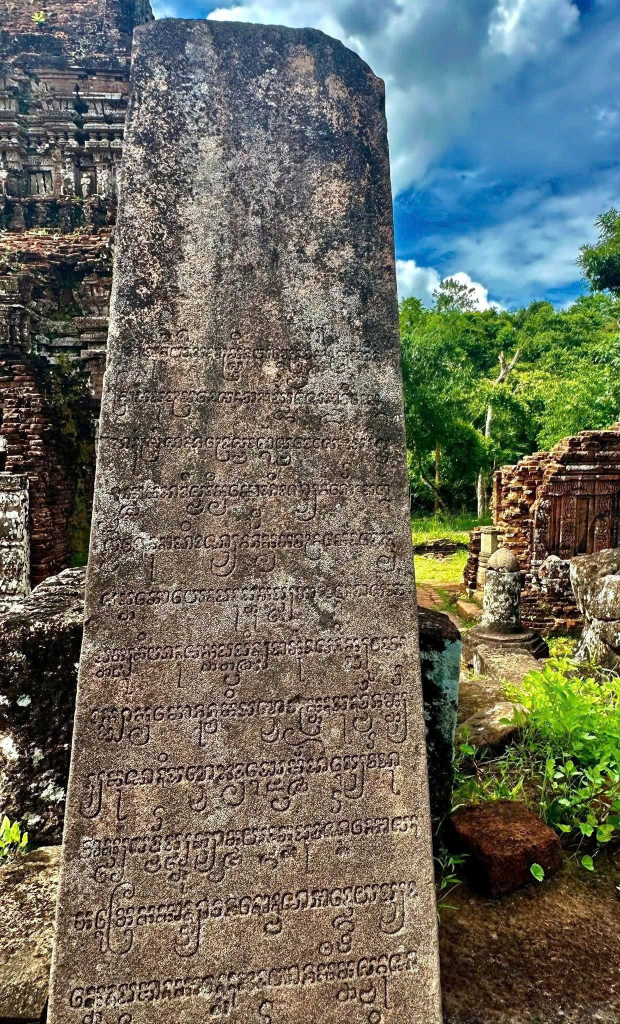
#> input picture python/opencv/AI_ChamPa/outputs/MySon_img_20250915_145049/00_original.jpg, 1240 x 2048 px (shown at 1/2 size)
$ python test.py -i outputs/MySon_img_20250915_145049/00_original.jpg   (older library calls are emulated)
#> lines starting #> are read from the running program, lines starting #| are printed output that depends on the picture; after the words box and inside, x2 and y2 are one past the last pixel; in counts of white or black regions, pixels touching at a corner belong together
import os
import cv2
import argparse
import numpy as np
from datetime import datetime
from pathlib import Path

def ensure_dir(p: Path) -> Path:
    p.mkdir(parents=True, exist_ok=True)
    return p

def save(outdir: Path, name: str, img):
    path = outdir / name
    cv2.imwrite(str(path), img)
    print(f"[+] Saved: {path}")

def unsharp_mask(img_gray, amount=1.6, sigma=1.0):
    # img_gray: uint8
    blur = cv2.GaussianBlur(img_gray, (0, 0), sigma)
    out = cv2.addWeighted(img_gray, amount, blur, -(amount - 1.0), 0)
    return out

def laplacian_sharpen(img_gray, ksize=3, weight=0.6):
    lap = cv2.Laplacian(img_gray, cv2.CV_16S, ksize=ksize)
    lap_abs = cv2.convertScaleAbs(lap)
    out = cv2.addWeighted(img_gray, 1.0, lap_abs, weight, 0)
    return out

def main(args):
    # ==== paths ====
    inp_path = Path(args.input)
    if not inp_path.exists():
        raise FileNotFoundError(f"Không tìm thấy ảnh: {inp_path}")

    stamp = datetime.now().strftime("%Y%m%d_%H%M%S")
    outdir = ensure_dir(Path("outputs") / (inp_path.stem + "_" + stamp))

    # ==== 0) Read & optional resize ====
    img = cv2.imread(str(inp_path), cv2.IMREAD_COLOR)
#> img is the input picture: shape (2048, 1240, 3); mean B, G, R 94.7, 106.2, 105.1
    if args.scale != 1.0:
        img = cv2.resize(
            img,
            (int(img.shape[1] * args.scale), int(img.shape[0] * args.scale)),
            interpolation=cv2.INTER_AREA,
        )
    save(outdir, "00_original.jpg", img)

    # ==== 1) Grayscale ====
    gray = cv2.cvtColor(img, cv2.COLOR_BGR2GRAY)
    save(outdir, "01_grayscale.png", gray)

    # ==== 2) CLAHE (tăng tương phản cục bộ) ====
    clahe = cv2.createCLAHE(clipLimit=3.0, tileGridSize=(8, 8)).apply(gray)
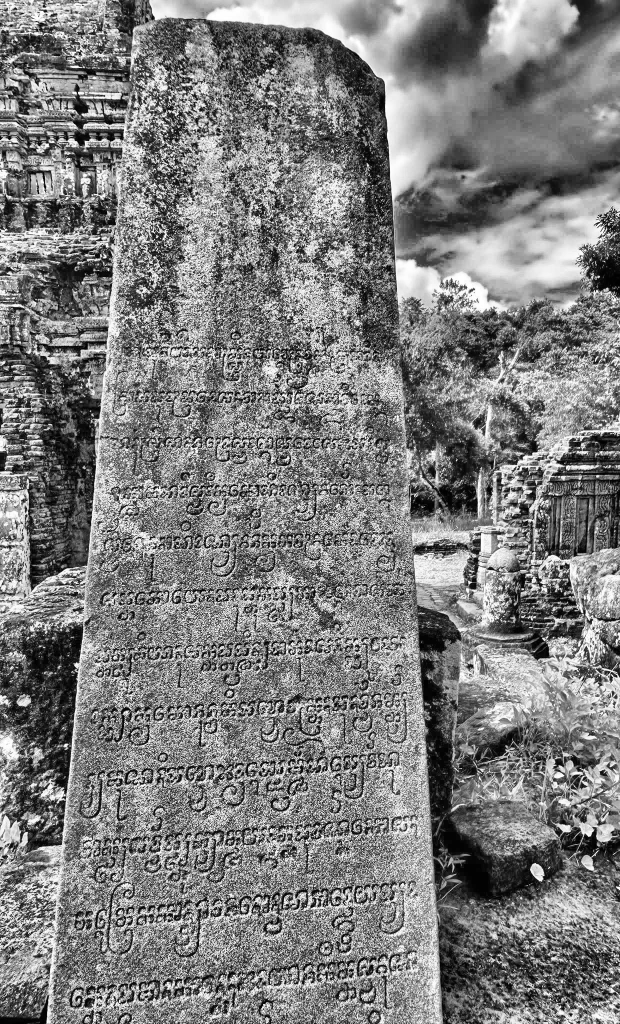
#> clahe: shape (2048, 1240) (shown at 1/2 size); min 0, max 255, mean 125.4
    save(outdir, "02_CLAHE.png", clahe)

    # ==== 3) Denoising ====
    # 3a) Median filter (k=3 hoặc 5)
    median = cv2.medianBlur(clahe, 3)
    save(outdir, "03a_median_k3.png", median)

    # 3b) Non-Local Means (giữ cạnh tốt)
    nlm = cv2.fastNlMeansDenoising(median, h=10, templateWindowSize=7, searchWindowSize=21)
    save(outdir, "03b_nonlocalmeans.png", nlm)

    # ==== 4) Morphology ====
    # Chữ khắc thường tối hơn nền -> dùng black-hat để làm nổi chữ tối mảnh.
    kernel_bh = cv2.getStructuringElement(cv2.MORPH_RECT, (17, 17))  # chỉnh 13–21 tùy ảnh
    blackhat = cv2.morphologyEx(nlm, cv2.MORPH_BLACKHAT, kernel_bh)
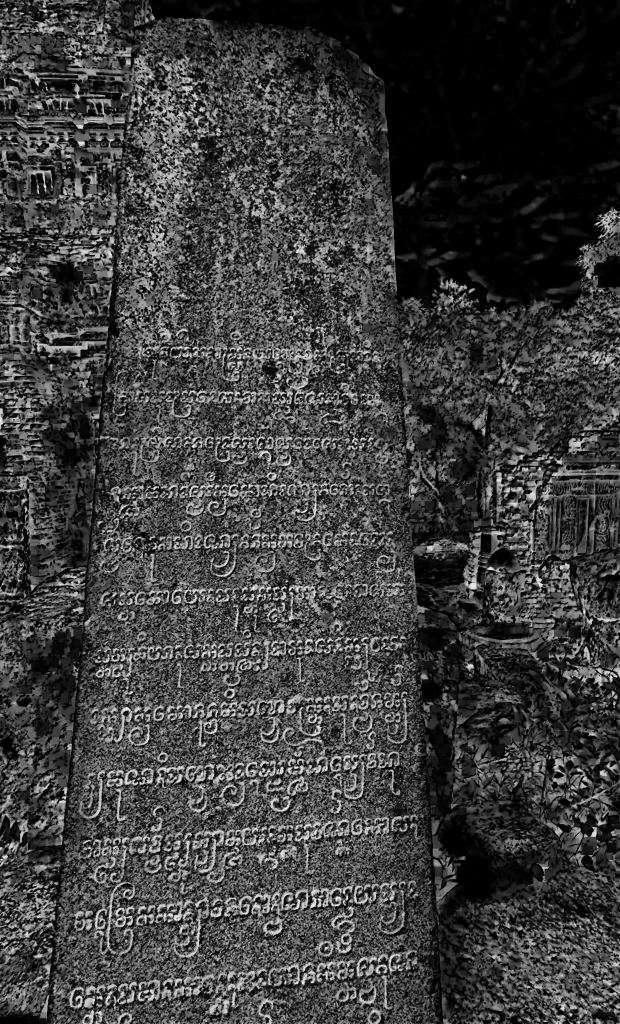
#> blackhat: shape (2048, 1240) (shown at 1/2 size); min 0, max 245, mean 62
    save(outdir, "04a_blackhat.png", blackhat)

    # Trộn black-hat vào ảnh đã khử nhiễu để tăng nổi chữ
    enhanced = cv2.addWeighted(nlm, 1.0, blackhat, 1.2, 0)
    save(outdir, "04b_enhanced_add_blackhat.png", enhanced)

    # Loại đốm nhỏ (opening)
    kernel_small = cv2.getStructuringElement(cv2.MORPH_RECT, (3, 3))
    opened = cv2.morphologyEx(enhanced, cv2.MORPH_OPEN, kernel_small, iterations=1)
    save(outdir, "04c_opening.png", opened)

    # ==== 5) Sharpen ====
    unsharp = unsharp_mask(opened, amount=1.6, sigma=1.0)
    save(outdir, "05a_unsharp.png", unsharp)

    lap_sharp = laplacian_sharpen(opened, ksize=3, weight=0.6)
#> in laplacian_sharpen, `lap = cv2.Laplacian(img_gray, cv2.CV_16S, ksize=ksize)`:
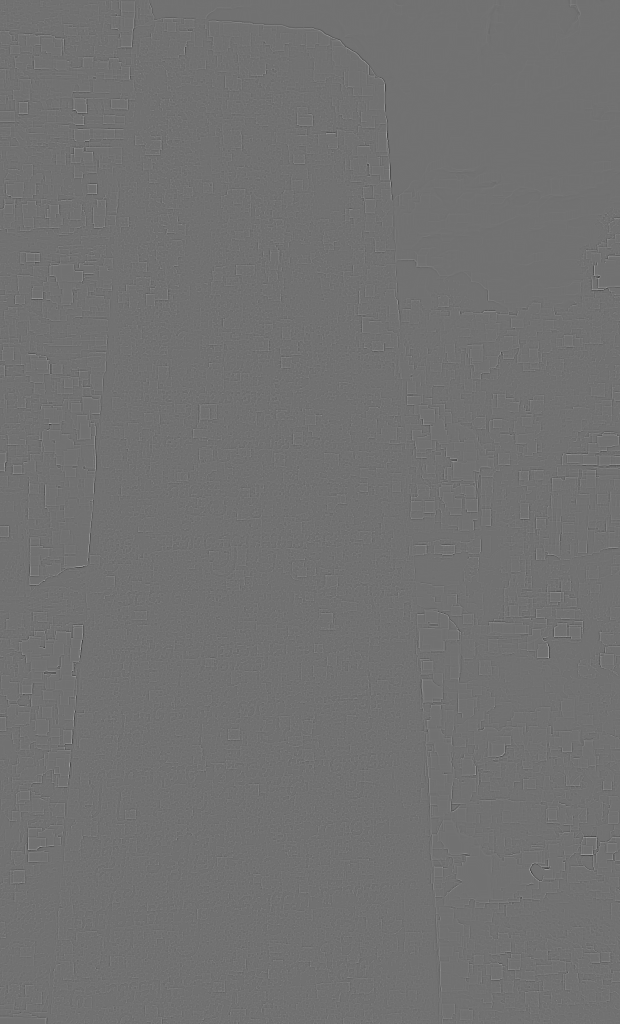
#> lap: shape (2048, 1240) int16 (shown at 1/2 size); min -812, max 1006, mean 0; drawn with min black and max white
#> in laplacian_sharpen, `lap_abs = cv2.convertScaleAbs(lap)`:
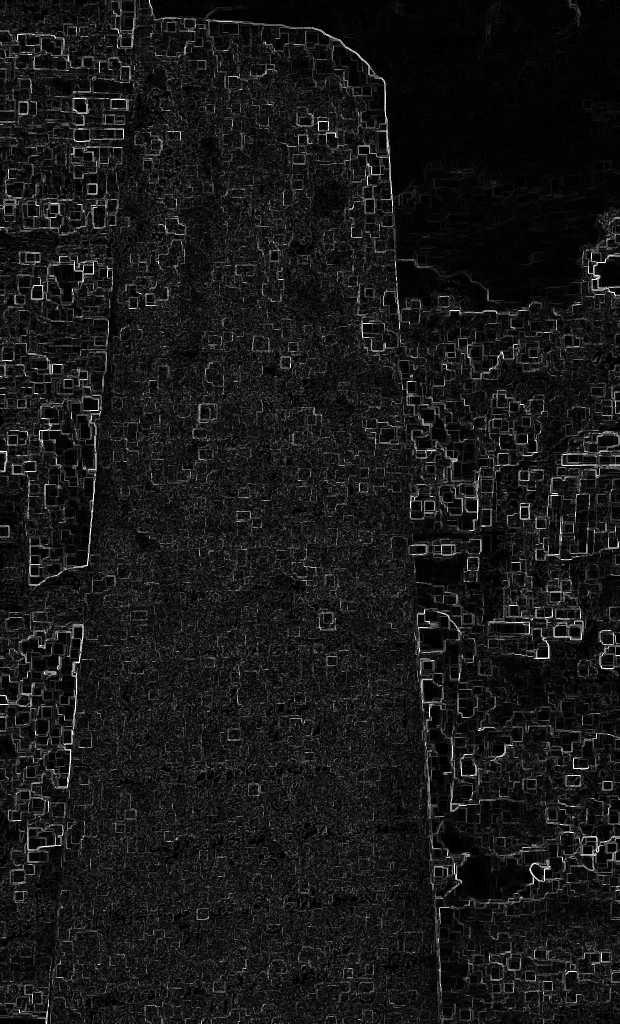
#> lap_abs: shape (2048, 1240) (shown at 1/2 size); min 0, max 255, mean 23.4
#> in laplacian_sharpen, `out = cv2.addWeighted(img_gray, 1.0, lap_abs, weight, 0)`:
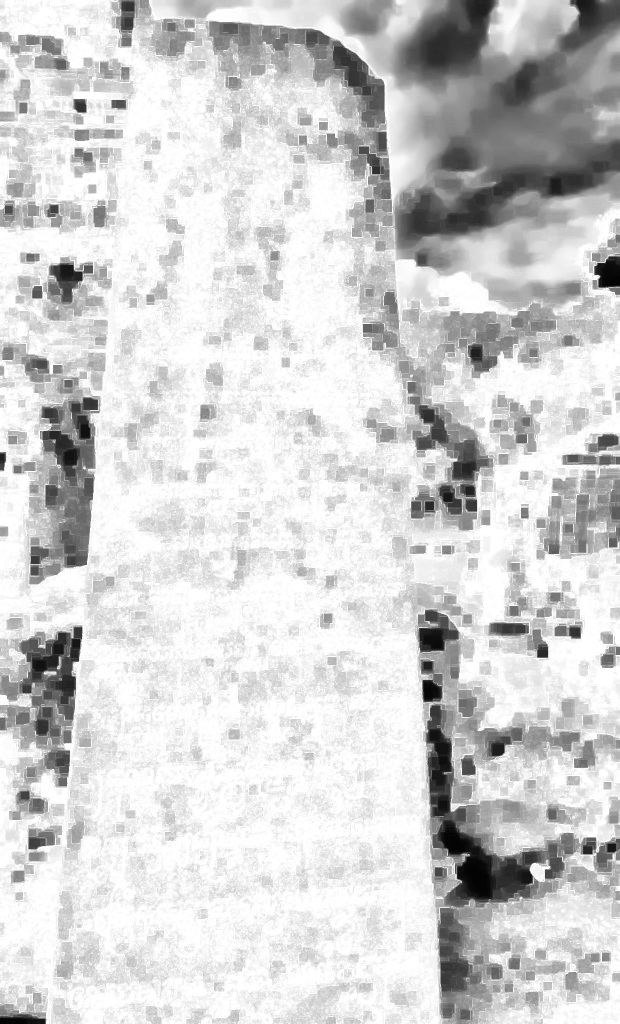
#> out: shape (2048, 1240) (shown at 1/2 size); min 3, max 255, mean 208.9
    save(outdir, "05b_laplacian.png", lap_sharp)

    # ==== 6) Binarization (Adaptive threshold) ====
    # Dùng ảnh đã unsharp để nhị phân hoá chuẩn bị cho OCR
    th = cv2.adaptiveThreshold(
        unsharp,
        255,
        cv2.ADAPTIVE_THRESH_GAUSSIAN_C,
        cv2.THRESH_BINARY,
        35,   # blockSize (số lẻ 31–41 thường ổn)
        15    # C (10–18 tuỳ ảnh; tăng lên để giảm nền)
    )
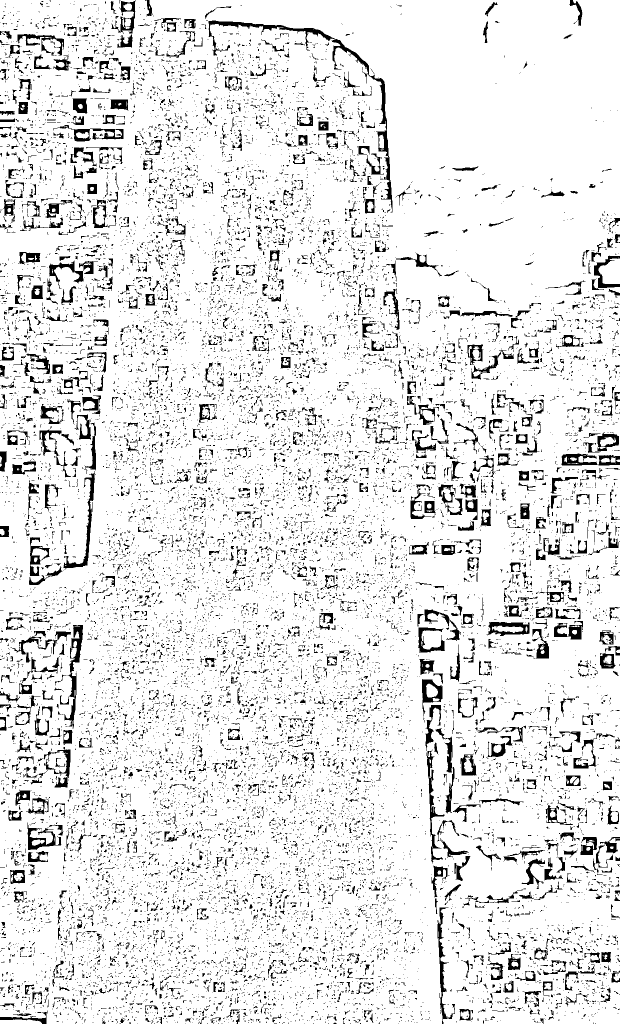
#> th: shape (2048, 1240) (shown at 1/2 size); 90% white; 18658 black regions (16796 under 20 px), largest, box (x1, y1, x2, y2) and area: (417, 41, 785, 425) 5312, (120, 1250, 166, 1457) 2172, (127, 942, 191, 1136) 1728
    save(outdir, "06_adaptive_threshold.png", th)

    # Nối nét sau threshold (closing)
    kernel_close = cv2.getStructuringElement(cv2.MORPH_RECT, (3, 3))
    th_closed = cv2.morphologyEx(th, cv2.MORPH_CLOSE, kernel_close, iterations=1)
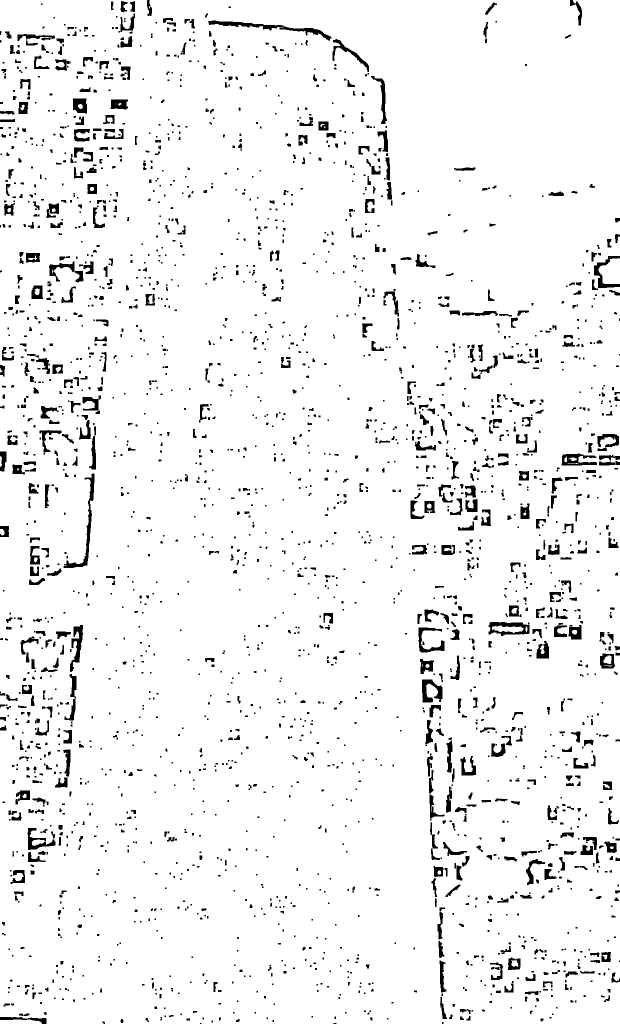
#> th_closed: shape (2048, 1240) (shown at 1/2 size); 94.9% white; 2658 black regions (1495 under 20 px), largest, box (x1, y1, x2, y2) and area: (417, 41, 663, 81) 1816, (127, 947, 189, 1136) 1579, (977, 1244, 1059, 1272) 1198
    save(outdir, "07_threshold_closed.png", th_closed)

    # ==== 7) Ảnh gợi ý đưa vào OCR ====
    save(outdir, "FINAL_for_OCR_grayscale.png", unsharp)
    save(outdir, "FINAL_for_OCR_binary.png", th_closed)

    print("\n✅ Hoàn tất. Ảnh xuất tại thư mục:", outdir.resolve())

    if args.show:
        # Xem nhanh các bước (bấm phím bất kỳ để qua ảnh kế)
        steps = [
            ("00 Original", img),
            ("01 Grayscale", gray),
            ("02 CLAHE", clahe),
            ("03a Median", median),
            ("03b NLM", nlm),
            ("04a Black-hat", blackhat),
            ("04b Enhanced", enhanced),
            ("04c Opening", opened),
            ("05a Unsharp", unsharp),
            ("05b Laplacian", lap_sharp),
            ("06 Adaptive Threshold", th),
            ("07 Closing", th_closed),
        ]
        for title, picture in steps:
            cv2.imshow(title, picture)
            cv2.waitKey(0)
            cv2.destroyAllWindows()


if __name__ == "__main__":
    ap = argparse.ArgumentParser()
    ap.add_argument("--input", "-i", default="MySon_img.jpg",
                    help="Đường dẫn ảnh đầu vào (mặc định: MySon_img.jpg)")
    ap.add_argument("--scale", type=float, default=1.0,
                    help="Tỉ lệ resize trước khi xử lý (mặc định 1.0)")
    ap.add_argument("--show", action="store_true",
                    help="Hiển thị từng bước bằng cửa sổ OpenCV")
    args = ap.parse_args()
    main(args)
